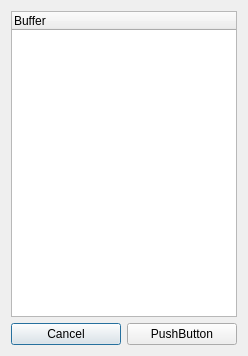
<?xml version="1.0" encoding="UTF-8"?>
<ui version="4.0">
 <class>Form_SendBufferSelect</class>
 <widget class="QDialog" name="Form_SendBufferSelect">
  <property name="geometry">
   <rect>
    <x>0</x>
    <y>0</y>
    <width>248</width>
    <height>356</height>
   </rect>
  </property>
  <property name="windowTitle">
   <string>Dialog</string>
  </property>
  <layout class="QVBoxLayout" name="verticalLayout">
   <item>
    <widget class="QTreeWidget" name="treeWidget_BufferList">
     <column>
      <property name="text">
       <string>Buffer</string>
      </property>
     </column>
    </widget>
   </item>
   <item>
    <widget class="QWidget" name="widget" native="true">
     <layout class="QHBoxLayout" name="horizontalLayout">
      <property name="leftMargin">
       <number>0</number>
      </property>
      <property name="topMargin">
       <number>0</number>
      </property>
      <property name="rightMargin">
       <number>0</number>
      </property>
      <property name="bottomMargin">
       <number>0</number>
      </property>
      <item>
       <widget class="QPushButton" name="pushButton_Cancel">
        <property name="text">
         <string>Cancel</string>
        </property>
       </widget>
      </item>
      <item>
       <widget class="QPushButton" name="pushButton_Go">
        <property name="text">
         <string>PushButton</string>
        </property>
       </widget>
      </item>
     </layout>
    </widget>
   </item>
  </layout>
 </widget>
 <resources/>
 <connections/>
</ui>
